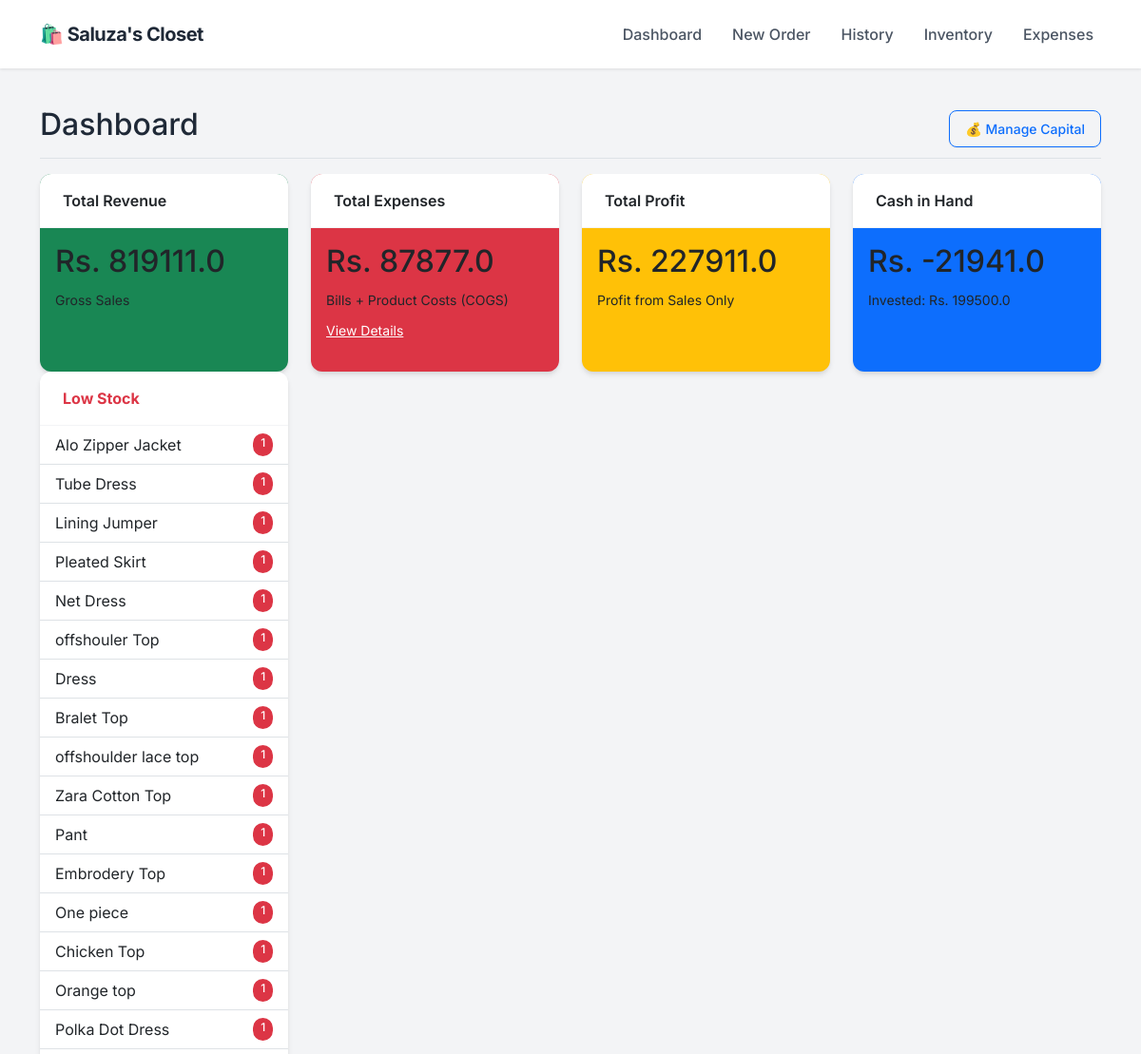
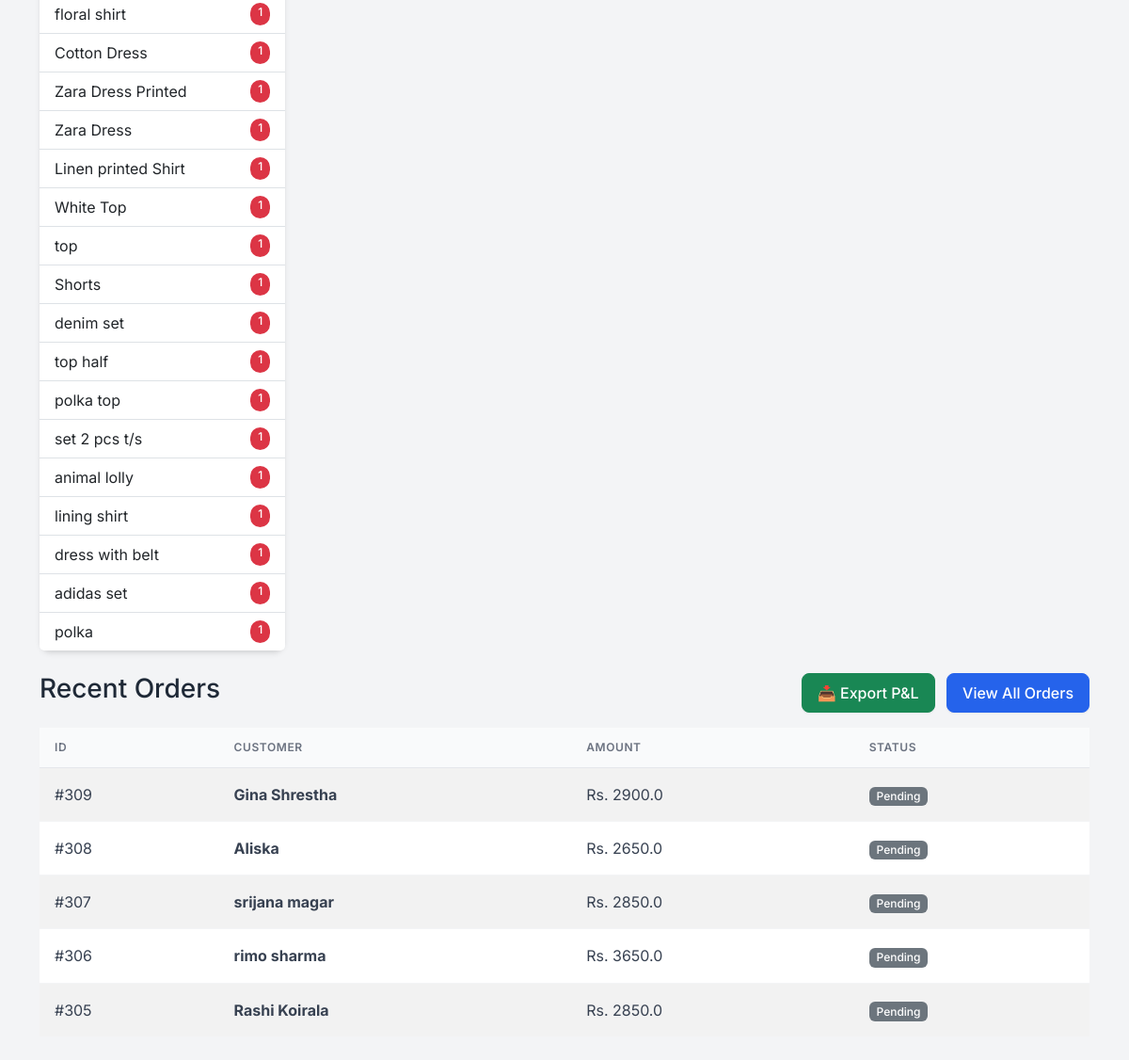
Before: / with the older database file (2 pictures, top to bottom).
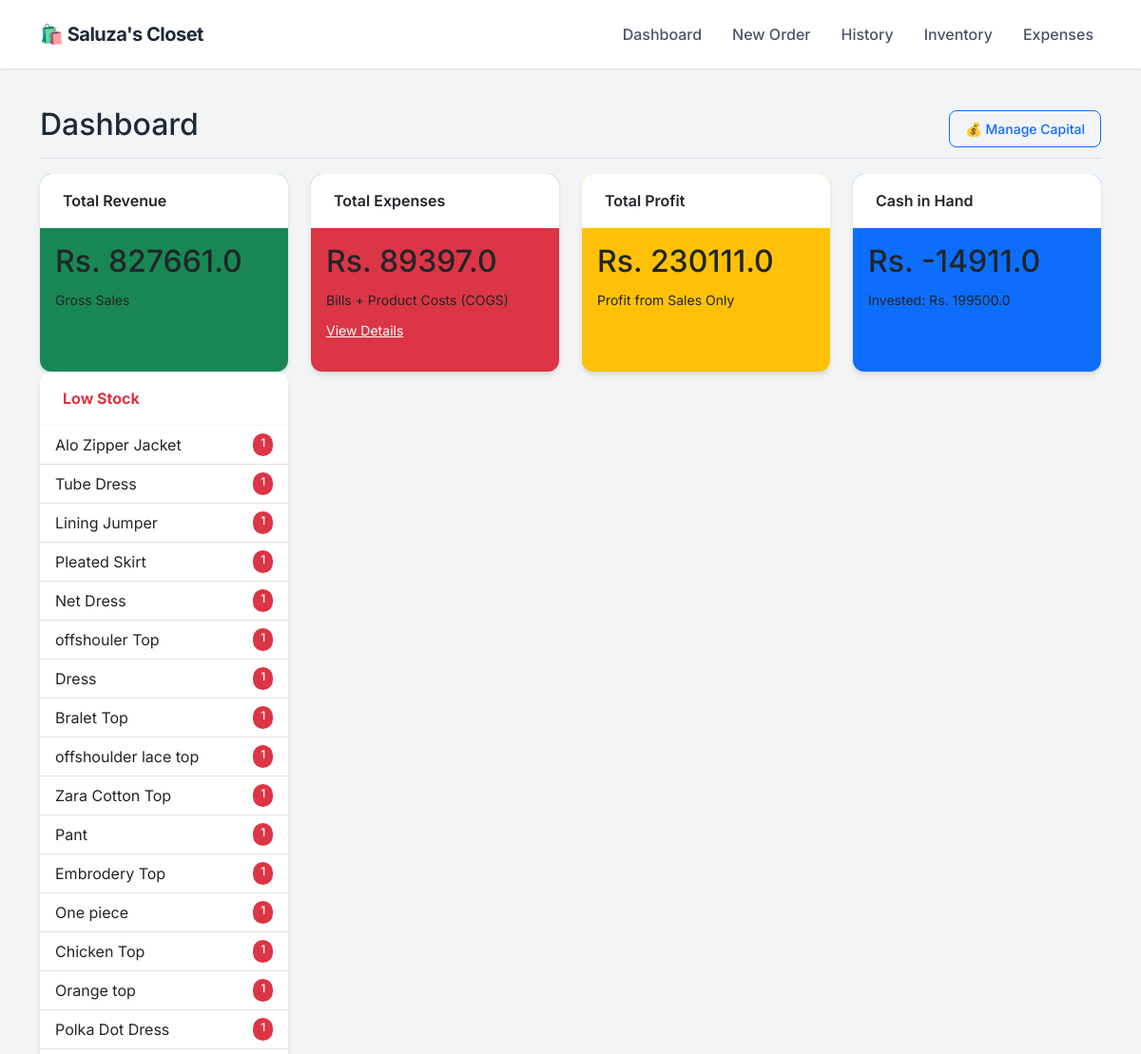
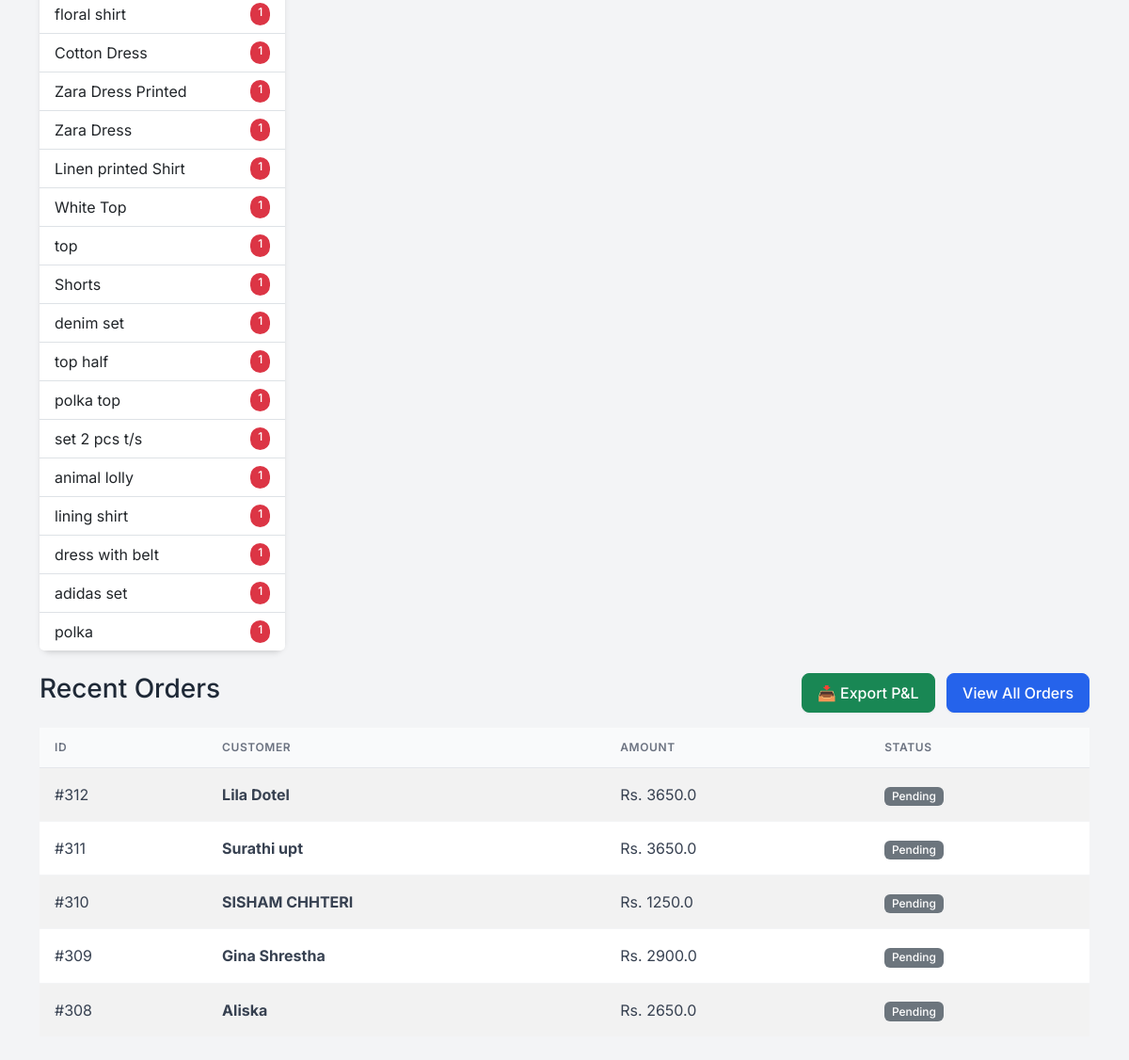
After: the same page with the newer database file (2 pictures, top to bottom).
### app.py (models this page shows)
class Product(db.Model):
    id = db.Column(db.Integer, primary_key=True)
    sku = db.Column(db.String(50), unique=True, nullable=True)
    name = db.Column(db.String(100), nullable=False)
    size = db.Column(db.String(10), nullable=False)
    cost_price = db.Column(db.Float, default=0.0)
    price = db.Column(db.Float, nullable=False)
    stock = db.Column(db.Integer, default=0)
    image = db.Column(db.String(100), nullable=True)

class Order(db.Model):
    id = db.Column(db.Integer, primary_key=True)
    customer_name = db.Column(db.String(100), nullable=False)
    phone = db.Column(db.String(20), nullable=False)
    address = db.Column(db.String(200), nullable=True)
    date = db.Column(db.DateTime, default=datetime.utcnow)
    total_amount = db.Column(db.Float, default=0.0)
    profit = db.Column(db.Float, default=0.0)
    status = db.Column(db.String(20), default='Pending')
    items = db.relationship('OrderItem', backref='order', lazy=True)

### app.py (the view)
@app.route('/')
def dashboard():
    total_investment = db.session.query(db.func.sum(Investment.amount)).scalar() or 0
    total_sales = db.session.query(db.func.sum(Order.total_amount)).scalar() or 0
    manual_expenses = db.session.query(db.func.sum(Expense.amount)).scalar() or 0
    current_inventory_cost = 0
    products = Product.query.all()
    for p in products:
        current_inventory_cost += (p.stock * p.cost_price)
    gross_profit = db.session.query(db.func.sum(Order.profit)).scalar() or 0
    cost_of_sold_goods = total_sales - gross_profit
    total_product_spend = current_inventory_cost + cost_of_sold_goods
    cash_in_hand = (total_investment + total_sales) - (total_product_spend + manual_expenses)
    net_profit = gross_profit # As you requested previously (Sales Profit only)
    recent_orders = Order.query.order_by(Order.date.desc()).limit(5).all()
    low_stock = Product.query.filter(Product.stock < 2, Product.stock > 0).all()
    out_of_stock = Product.query.filter(Product.stock == 0).all()
    investments = Investment.query.order_by(Investment.date.desc()).all()
    return render_template('dashboard.html',
                           sales=total_sales,
                           gross_profit=gross_profit,
                           expenses=manual_expenses,
                           net_profit=net_profit,
                           cash_in_hand=cash_in_hand, # <--- NEW DATA
                           total_investment=total_investment, # <--- NEW DATA
                           orders=recent_orders,
                           investments=investments,
                           low_stock=low_stock,
                           out_of_stock=out_of_stock)

### templates/dashboard.html (shortened to what this page needs)
{% extends "layout.html" %}
{% block content %}
<div class="d-flex justify-content-between flex-wrap flex-md-nowrap align-items-center pt-3 pb-2 mb-3 border-bottom">
    <h1 class="h2">Dashboard</h1>
    <div class="btn-toolbar mb-2 mb-md-0">
        <button type="button" class="btn btn-sm btn-outline-primary" data-bs-toggle="modal" data-bs-target="#investmentHistoryModal">
    💰 Manage Capital
</button>
    </div>
</div>
<div class="row mb-4">
    <div class="col-md-3">
        <div class="card text-dark bg-success mb-3 h-100">
            <div class="card-header">Total Revenue</div>
            <div class="card-body">
                <h2 class="card-title">Rs. {{ sales }}</h2>
                <small>Gross Sales</small>
            </div>
        </div>
    </div>
    <div class="col-md-3">
        <div class="card text-dark bg-danger mb-3 h-100">
            <div class="card-header">Total Expenses</div>
            <div class="card-body">
                <h2 class="card-title">Rs. {{ expenses }}</h2>
                <small>Bills + Product Costs (COGS)</small> <div class="mt-2">
                    <a href="/expenses" class="text-white text-decoration-underline small">View Details</a>
                </div>
            </div>
        </div>
    </div>
    <div class="col-md-3">
        <div class="card text-dark bg-warning mb-3 h-100">
            <div class="card-header">Total Profit</div>
            <div class="card-body">
                <h2 class="card-title">Rs. {{ net_profit }}</h2>
                <small>Profit from Sales Only</small>
            </div>
        </div>
    </div>
    <div class="col-md-3">
        <div class="card text-dark bg-primary mb-3 h-100">
            <div class="card-header">Cash in Hand</div>
            <div class="card-body">
                <h2 class="card-title">Rs. {{ cash_in_hand }}</h2>
                <small>Invested: Rs. {{ total_investment }}</small>
            </div>
        </div>
    </div>
    <div class="col-md-3">
        <div class="card border-danger h-100">
            <div class="card-header bg-transparent text-danger fw-bold">Low Stock</div>
            <ul class="list-group list-group-flush list-group-sm">
                {% for item in low_stock %}
                <li class="list-group-item d-flex justify-content-between">
                    <span>{{ item.name }}</span>
                    <span class="badge bg-danger rounded-pill">{{ item.stock }}</span>
                </li>
                {% endfor %}
            </ul>
        </div>
    </div>
</div>
<div class="d-flex justify-content-between align-items-center mb-3">
    <h3>Recent Orders</h3>
    <div>
        <a href="/export_excel" class="btn btn-success me-2">📥 Export P&L</a>
        <a href="/orders" class="btn btn-primary">View All Orders</a>
    </div>
</div>
<table class="table table-striped bg-white align-middle">
    <thead>
        <tr>
            <th>ID</th>
            <th>Customer</th>
            <th>Amount</th>
            <th>Status</th>
        </tr>
    </thead>
    <tbody>
        {% for order in orders %}
        <tr>
            <td>#{{ order.id }}</td>
            <td><strong>{{ order.customer_name }}</strong></td>
            <td>Rs. {{ order.total_amount }}</td>
            <td><span class="badge bg-secondary">{{ order.status }}</span></td>
        </tr>
        {% endfor %}
    </tbody>
</table>
{% endblock %}

### templates/layout.html (shortened to what this page needs)
<!DOCTYPE html>
<html lang="en">
<head>
    <link href="https://cdn.jsdelivr.net/npm/bootstrap@5.3.0/dist/css/bootstrap.min.css" rel="stylesheet">
</head>
<body>
    <nav class="navbar navbar-expand-lg sticky-top">
        <div class="container">
            <a class="navbar-brand" href="/">
                🛍️ Saluza's Closet
            </a>
            <div class="collapse navbar-collapse" id="navbarNav">
                <ul class="navbar-nav ms-auto">
                    <li class="nav-item"><a class="nav-link" href="/">Dashboard</a></li>
                    <li class="nav-item"><a class="nav-link" href="/new_order">New Order</a></li>
                    <li class="nav-item"><a class="nav-link" href="/orders">History</a></li>
                    <li class="nav-item"><a class="nav-link" href="/inventory">Inventory</a></li>
                    <li class="nav-item"><a class="nav-link" href="/expenses">Expenses</a></li>
                </ul>
            </div>
        </div>
    </nav>
    <div class="container py-4">
        {% block content %}{% endblock %}
    </div>
</body>
</html>

### templates/layout.html (style rules this page uses)
:root { --primary-color: #2563eb; --bg-color: #f3f4f6; --text-dark: #1f2937; --card-shadow: 0 4px 6px -1px rgba(0, 0, 0, 0.1), 0 2px 4px -1px rgba(0, 0, 0, 0.06); }
body { font-family: 'Inter', sans-serif; background-color: var(--bg-color); color: var(--text-dark); }
.navbar { background-color: #ffffff; box-shadow: 0 1px 3px rgba(0,0,0,0.1); padding: 1rem 0; }
.navbar-brand { font-weight: 700; color: var(--text-dark) !important; font-size: 1.25rem; letter-spacing: -0.5px; }
.nav-link { color: #4b5563 !important; font-weight: 500; margin-left: 1rem; transition: color 0.2s; }
.card { border: none; border-radius: 12px; box-shadow: var(--card-shadow); background: #ffffff; transition: transform 0.2s; }
.card-header { background-color: #ffffff; border-bottom: 1px solid #f3f4f6; font-weight: 600; padding: 1rem 1.5rem; border-radius: 12px 12px 0 0 !important; }
.btn { border-radius: 8px; font-weight: 500; padding: 0.5rem 1rem; box-shadow: 0 1px 2px 0 rgba(0, 0, 0, 0.05); }
.btn-primary { background-color: var(--primary-color); border-color: var(--primary-color); }
.table { margin-bottom: 0; }
.table thead th { background-color: #f9fafb; color: #6b7280; font-size: 0.75rem; text-transform: uppercase; letter-spacing: 0.05em; font-weight: 600; border-bottom: 1px solid #e5e7eb; padding: 0.75rem 1rem; }
.table tbody td { padding: 1rem 1rem; vertical-align: middle; color: #374151; border-bottom: 1px solid #f3f4f6; }
.badge { padding: 0.35em 0.65em; font-weight: 500; border-radius: 6px; }

Changed rows visible on the page:
no longer on this page (row unchanged): Order: id "307", customer_name "srijana magar", total_amount "2850.0", status "Pending"
no longer on this page (row unchanged): Order: id "306", customer_name "rimo sharma", total_amount "3650.0", status "Pending"
no longer on this page (row unchanged): Order: id "305", customer_name "Rashi Koirala", total_amount "2850.0", status "Pending"
added Order: id "312", customer_name "Lila Dotel", total_amount "3650.0", status "Pending"
added Order: id "311", customer_name "Surathi upt", total_amount "3650.0", status "Pending"
added Order: id "310", customer_name "SISHAM CHHTERI", total_amount "1250.0", status "Pending"
Other visible differences:
{{ sales }}: "819111.0" → "827661.0"
{{ expenses }}: "87877.0" → "89397.0"
{{ net_profit }}: "227911.0" → "230111.0"
{{ cash_in_hand }}: "-21941.0" → "-14911.0"
